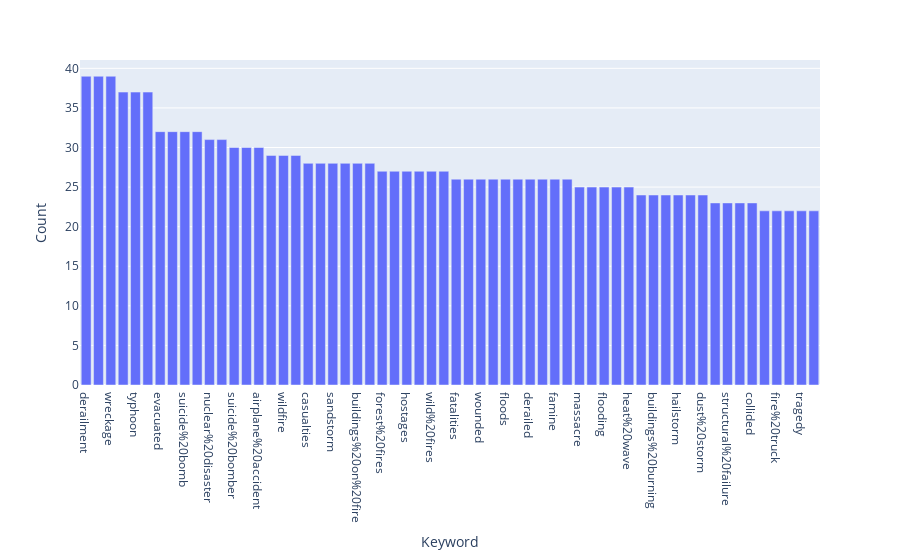

Notebook cell for this chart:
### Code cell
fig = px.bar(real_keywords_df[0:60], x = 'Keyword', y='Count')
fig.show()

### Figure 1 — Plotly figure (JSON) as saved in the notebook; plotly's stock layout.template omitted (floating-point values rounded to 4 significant figures)
{"data": [{"alignmentgroup": "True", "hovertemplate": "Keyword=%{x}<br>Count=%{y}<extra></extra>", "legendgroup": "", "marker": {"color": "#636efa", "pattern": {"shape": ""}}, "name": "", "offsetgroup": "", "orientation": "v", "showlegend": false, "textposition": "auto", "type": "bar", "x": ["derailment", "outbreak", "wreckage", "debris", "typhoon", "oil%20spill", "evacuated", "rescuers", "suicide%20bomb", "suicide%20bombing", "nuclear%20disaster", "razed", "suicide%20bomber", "earthquake", "airplane%20accident", "collision", "wildfire", "bridge%20collapse", "casualties", "drought", "sandstorm", "mass%20murder", "buildings%20on%20fire", "evacuation", "forest%20fires", "devastation", "hostages", "bombing", "wild%20fires", "sinkhole", "fatalities", "violent%20storm", "wounded", "deaths", "floods", "fatal", "derailed", "displaced", "famine", "thunderstorm", "massacre", "attack", "flooding", "evacuate", "heat%20wave", "terrorism", "buildings%20burning", "accident", "hailstorm", "injured", "dust%20storm", "terrorist", "structural%20failure", "rioting", "collided", "arson", "fire%20truck", "refugees", "tragedy", "hazardous"], "xaxis": "x", "y": [39, 39, 39, 37, 37, 37, 32, 32, 32, 32, 31, 31, 30, 30, 30, 29, 29, 29, 28, 28, 28, 28, 28, 28, 27, 27, 27, 27, 27, 27, 26, 26, 26, 26, 26, 26, 26, 26, 26, 26, 25, 25, 25, 25, 25, 24, 24, 24, 24, 24, 24, 23, 23, 23, 23, 22, 22, 22, 22, 22], "yaxis": "y"}], "layout": {"barmode": "relative", "legend": {"tracegroupgap": 0}, "margin": {"t": 60}, "xaxis": {"anchor": "y", "domain": [0, 1], "title": {"text": "Keyword"}}, "yaxis": {"anchor": "x", "domain": [0, 1], "title": {"text": "Count"}}}}
